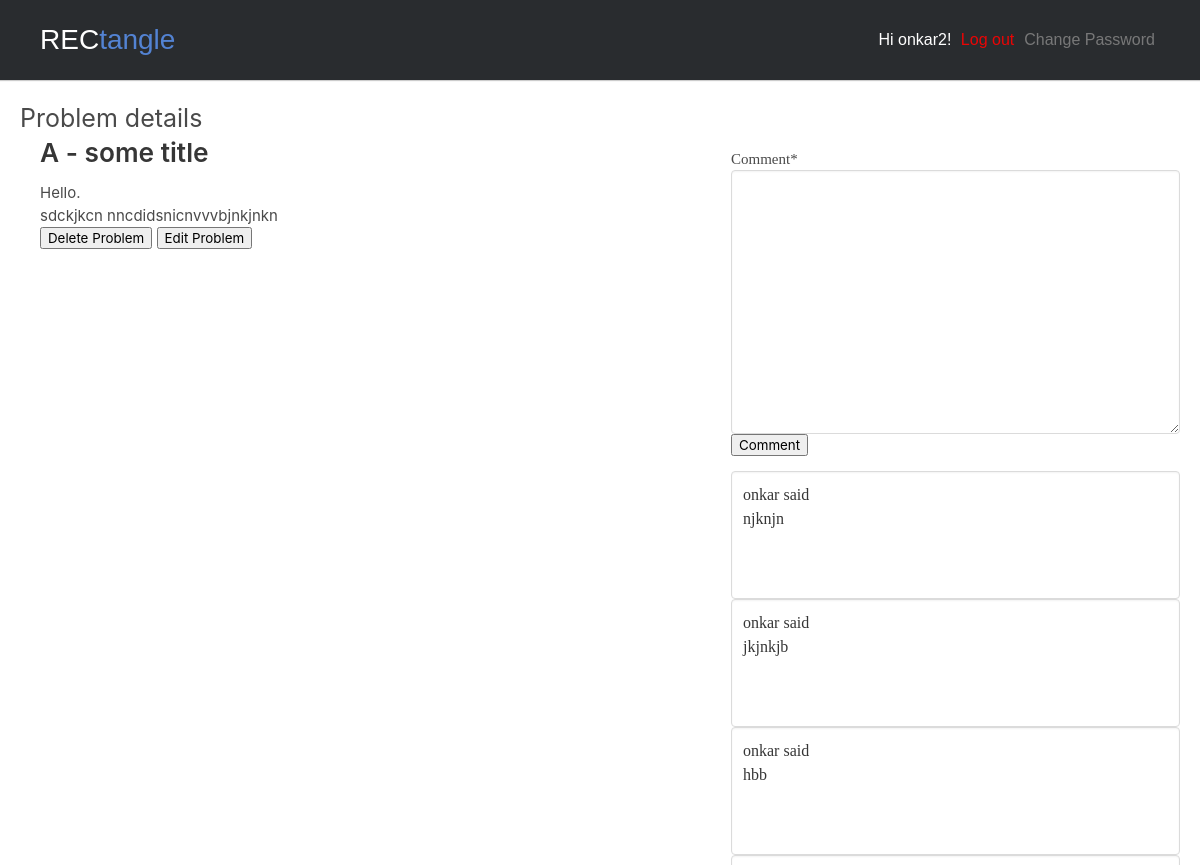
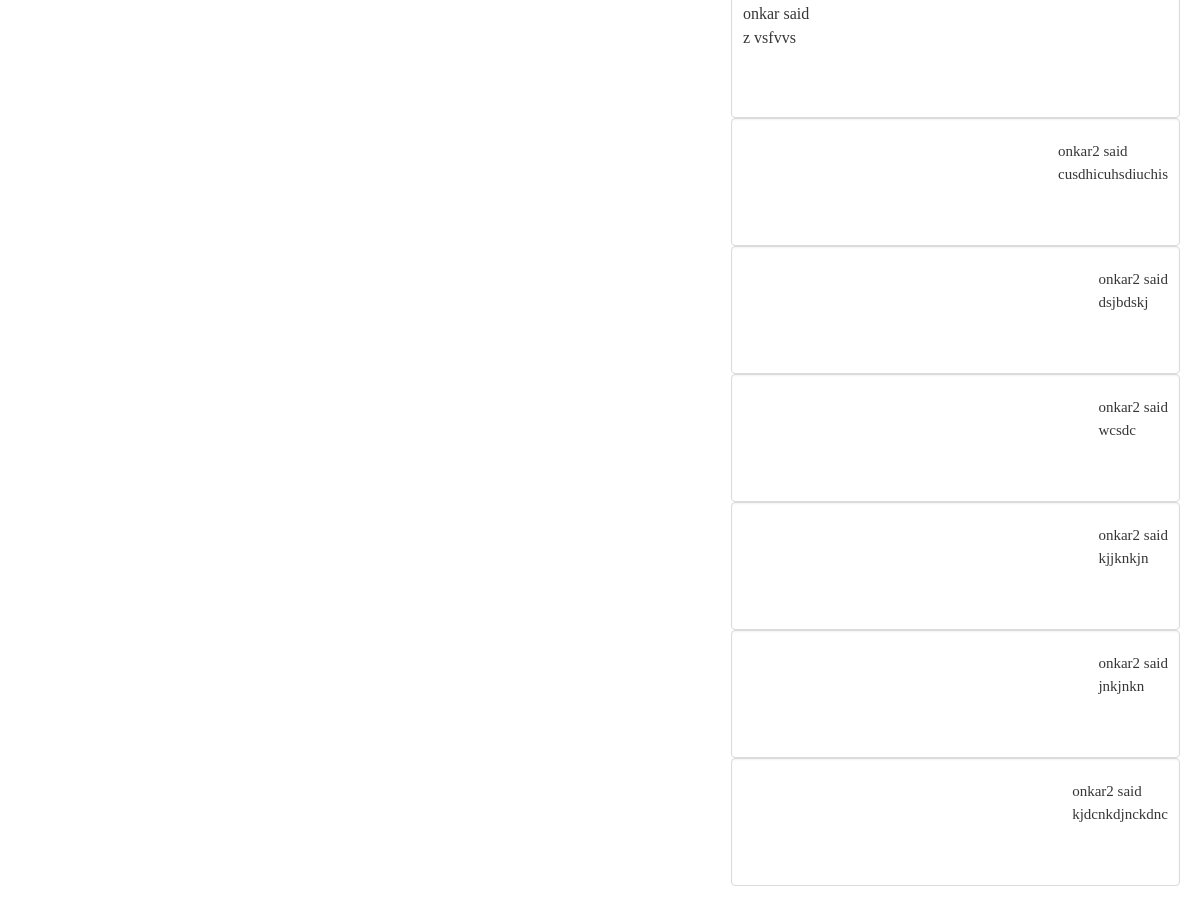
The app's page /problem/2/ (signed in) with its own data (2 pictures, top to bottom).
### accounts/models.py (models this page shows)
class CustomUser(AbstractUser):
	POST_CHOICES = [('SeniorCoordinator','SeniorCoordinator'), ('JuniorCoordinator','JuniorCoordinator'), ('BoardMember','BoardMember')]
	post = models.CharField(max_length = 18,
								choices=POST_CHOICES,
								default='JuniorCoordinator')
	email = models.EmailField(unique=True)
	REQUIRED_FIELDS = ['email',	]

### posts/models.py (models this page shows, shortened)
class Problem(models.Model):
	def coordinators():
		people = User.objects.all()
		people_names = []
		for person in people:
			people_names.append((person.username, person.username))
		return people_names
	DIFFICULTY_CHOICES = [('A','A'), ('B','B'), ('C','C'), ('D','D'), ('E','E'), ('F','F'), ('G','G'), ('H','H')]
	STATUS_CHOICES = [('Queued','Queued'),('Rejected','Rejected'), ('Testing','Testing'), ('Done','Done')]
	COORDINATOR_CHOICES = coordinators()
	title = models.CharField(max_length = 200, null = True, unique =True )
	Description = models.TextField()
	author = models.ForeignKey(
		settings.AUTH_USER_MODEL,
		related_name ='problem_author',
		on_delete=models.CASCADE,
		null = True,
	)
	difficulty = models.CharField(max_length = 30,
								  choices=DIFFICULTY_CHOICES,
								  default='A')
	status = models.CharField(max_length = 30,
								  choices=STATUS_CHOICES,
								  default='Queued')
	created = models.DateTimeField(auto_now_add=True , blank = True, null = True)
	updated = models.DateTimeField(auto_now=True , blank = True, null = True)
	coordinator1 = models.CharField(max_length = 20,
								  choices=COORDINATOR_CHOICES,
								  default='A')
	coordinator2 = models.CharField(max_length = 20,
								  choices=COORDINATOR_CHOICES,
								  default='A')
	class Meta:
		ordering = ('difficulty',)

class Comment(models.Model):
	problem = models.ForeignKey(Problem, related_name ='comments',
							   on_delete = models.CASCADE)
	author = models.ForeignKey(
		settings.AUTH_USER_MODEL,
		related_name ='comment_author',
		on_delete=models.CASCADE,
		null = True,
	)
	comment = models.TextField()
	created = models.DateTimeField(auto_now_add = True, blank=True, null = True)
	class Meta:
		ordering = ('-created',)

### posts/views.py (the view, shortened to what this page needs)
# urls.py: path('problem/<int:pk>/', ProbDetailView.as_view(), name = 'problem_detail'),
class ProbDetailView(IsAllowed, FormMixin , DetailView):
	model = Problem
	template_name = 'problem_detail.html'
	form_class =  CommentForm
	def get_context_data(self, **kwargs):
		context = super(ProbDetailView, self).get_context_data(**kwargs)
		context['form'] = self.get_form()
		context['comments'] = Comment.objects.filter(problem = Problem.objects.get(pk=self.object.pk))
		return context

### posts/forms.py
class CommentForm(forms.ModelForm):
	class Meta:
		model = Comment
		fields = ['comment']
		fields_required = ['comment']

### posts/views.py (called while the page is built)
	def test_func(self):
		return self.request.user.is_staff

### templates/problem_detail.html (shortened to what this page needs)
{% extends  'base.html' %}
{% load crispy_forms_tags %}
{% load markdown_deux_tags %}
{% block content %}
<p id="inner">Problem details</p>
<div class="">
	<div class="content is-pulled-left show-white-space" id="prob-detail">
		<div class="">
			<article>
				<h2>{{problem.difficulty}} - {{ problem.title }}</h2>
				Hello.
				<div>{{ problem.Description | markdown }}</div>
			</article>
			<a href="{% url 'problem_delete' problem.pk %}"><button>Delete Problem</button></a>
			<a href="{% url 'problem_edit' problem.pk %}"><button>Edit Problem</button></a>
		</div>
	</div>
<div class="is-pulled-right">
<form method="post">
	{{ form|crispy }}
	<button type="submit">Comment</button>
</form>
<div style="">
{% for comment in comments	%}
<div class="textarea">
	{% if comment.author == problem.author %}
	<div class="is-pulled-right">
		<ul>{{comment.author}} said<br> {{comment.comment}}</ul>
	</div>
	{% else %}
	<div class="is-pulled-left">
		<ul>{{comment.author}} said <br> {{comment.comment}}</ul>
	</div>
	{% endif %}
</div>
{% endfor %}
</div>
</div>
</div>
{% endblock content%}

### templates/base.html (shortened to what this page needs)
{% load static %}
<html>
<head>
	<link rel="stylesheet" href="{% static 'styles.css' %}">
	<link rel="stylesheet" type="text/css" href="https://cdnjs.cloudflare.com/ajax/libs/bulma/0.6.2/css/bulma.css">
</head>
<body>
	<div>
		<header class="header-fixed">
			<div class="header-limiter">
				<h1><a href="{% url 'home' %}">REC<span>tangle</span></a></h1>
				<nav>
				<div class="">
					{% if user.is_authenticated %}
					<p>Hi {{ user.username }}!  <a href="{% url 'logout' %} " style="color: red">Log out</a><a href="{% url 'password_change' %}"  style="color: grey;">Change Password</a></p>
					{% else %}
					<p>You are not logged in.
					<a href="{% url 'login' %}">Log In</a></p>
					{% endif %}
				</div>
				</nav>
			</div>
		</header>
		<div id="allblocks">
		{% block content %}
		{% endblock content %}
		</div>
	</div>
</body>
</html>

### static/styles.css (style rules this page uses)
.is-pulled-right { float: right !important; margin-top: 10px; font-family: Li; font-size:15px; }
#prob-detail { width: 60%; float: left; padding-left: 20px; font-size: 18 px; z=101; }
#allblocks { width: 100%; text-align: left; display: inline-block; padding: 20px; font-size: 15px; z=100 }
#inner { text-align: center; display: inline-block; font-size: 25px; }
.twitter-icon, .facebook-icon, .instagram-icon, .linkedin-icon, { margin-top: .625em; width: 40px; height: 40px; opacity: .6; filter: alpha(opacity=60); border-radius: 25px; }
.twitter-icon:hover, .facebook-icon:hover, .instagram-icon:hover, .linkedin-icon:hover, { opacity: 1.0; filter: alpha(opacity=100); }
.header-fixed { background-color:#292c2f; box-shadow:0 1px 1px #ccc; padding: 20px 40px; height: 80px; color: #ffffff; box-sizing: border-box; top:-100px; -webkit-transition:top 0.3s; transition:top 0.3s; }
.header-fixed .header-limiter { max-width: 1200px; text-align: center; margin: 0 auto; }
.header-fixed .header-limiter h1 { float: left; font: normal 28px Cookie, Arial, Helvetica, sans-serif; line-height: 40px; margin: 0; }
.header-fixed .header-limiter h1 span { color: #5383d3; }
.header-fixed .header-limiter a { color: #ffffff; text-decoration: none; }
.header-fixed .header-limiter nav { font:16px Arial, Helvetica, sans-serif; line-height: 40px; float: right; }
.header-fixed .header-limiter nav a { display: inline-block; padding: 0 5px; text-decoration:none; color: #ffffff; opacity: 0.9; }

### records on screen
CustomUser: username "onkar2"
Problem: difficulty "A", title "some title", Description "sdckjkcn nncdidsnicnvvvbjnkjnkn"
Comment: author "onkar", comment "njknjn"
Comment: author "onkar", comment "jkjnkjb"
Comment: author "onkar", comment "hbb"
Comment: author "onkar", comment "z vsfvvs"
Comment: author "onkar2", comment "cusdhicuhsdiuchis"
Comment: author "onkar2", comment "dsjbdskj"
Comment: author "onkar2", comment "wcsdc"
Comment: author "onkar2", comment "kjjknkjn"
Comment: author "onkar2", comment "jnkjnkn"
Comment: author "onkar2", comment "kjdcnkdjnckdnc"
